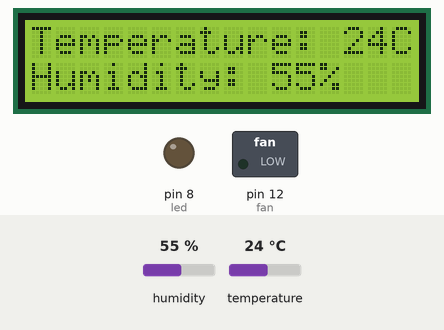
This sketch was run on a simulated Arduino Uno, built with avr-gcc and run on an emulated ATmega328P. Parts: 16×2 character LCD, switched loads named in the sketch (green lamp = pin HIGH), output pins drawn as LEDs (lit = HIGH). Dashed ring = blinking. The inputs (shaded band) are chosen by the test bench; at power-on: temperature 24 °C, humidity 55 %.

Above: at 1.2 s.
1.3 s: temperature set to 28 °C
At 2.9 s:
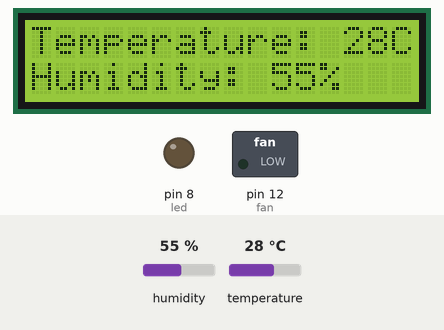
4.0 s: temperature set to 31 °C
At 5.1 s:
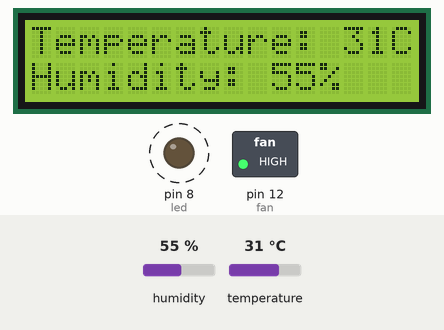
8.7 s: humidity set to 22 %
At 10.6 s:
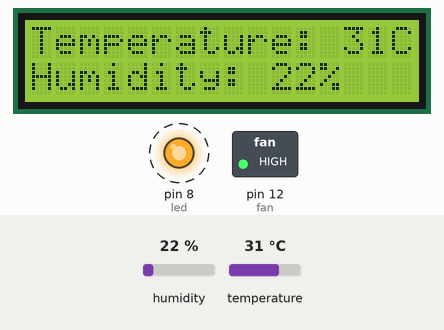
11.7 s: temperature set to 12 °C
At 13.9 s:
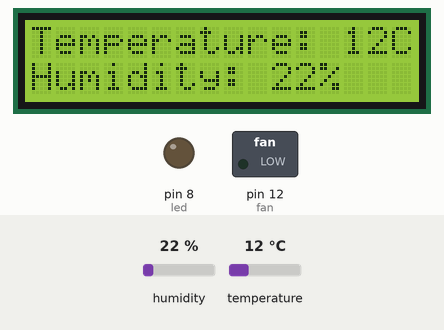
Timing chart, 0 to 15.4 s (numbered marks = the images above; inputs shaded):
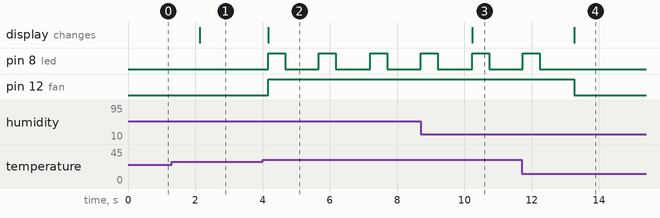

Measured:
- the behaviour switches between 29 and 30 °C on temperature (found by bisection; images 1 and 2)
- after the input at 1.3 s, the display: changes after 0.83 s (image 1)
- after the input at 4.0 s, pin 8 (led): alternates HIGH for 0.50 s and LOW for 1.0 s, starting after 0.17 s; pin 12 (fan): LOW → HIGH after 0.17 s; the display: changes after 0.17 s (image 2)
- after the input at 8.7 s, the display: changes after 1.5 s (image 3)
- after the input at 11.7 s, pin 8 (led): goes on until 12.2 s, then stays LOW; pin 12 (fan): HIGH → LOW after 1.6 s; the display: changes after 1.6 s (image 4)

The sketch:

Cooling_sytsem_project.ino
```cpp
/**
 ******************************************************************************
 **Version 2.2.1
 * @file           : Cooling_sytsem_project.ino
 * @author         : Bayoumi
 * @brief          : contains DHT11,LCD,Arduino uno,fan
 ******************************************************************************
 */

#include <LiquidCrystal.h>
#include "DHT.h"

LiquidCrystal lcd(4, 5, 0, 1, 2, 3); //declartion of lcd pins
//4 RS,5 E
int fan=12;//fan pin
int DHTPIN =11;//dht pin
int led=8;//led pin
#define DHTTYPE DHT11   //getting dht function from dht library
DHT dht(DHTPIN, DHTTYPE);
void setup() {
 dht.begin();
  lcd.begin(16, 2);
}


void loop() {
  pinMode(fan, OUTPUT);
  pinMode(led, OUTPUT);
  int hum = dht.readHumidity();
  int tem = dht.readTemperature();
  lcd.setCursor(0, 0);
  lcd.print("Temperature: ");
  lcd.print(tem);
  lcd.print("C");
  lcd.setCursor(0, 1);//(col,row)
  lcd.print("Humidity: ");
  lcd.print(hum);
  lcd.print("%");
    if(tem>=30){
    digitalWrite(fan,HIGH);
    }
    else
    {
      digitalWrite(fan,LOW);
    }
    if(tem>=30){
      while(tem>=30){
    digitalWrite(led,HIGH);
    delay(500);
    digitalWrite(led,LOW);
    delay(500);
    break;
    }
    }
    else
    {
      digitalWrite(led,LOW);
    }
  delay(500);
  }


/**
 ******************************************************************************
 User          Date                 Brief
 ******************************************************************************
 Bayoumi     15Nov2022            started project 'version 1.0.0'
 Bayoumi     30Nov2022            changed the used sensor from lm35 to DHT11 'version 2.0.0'
 Bayoumi     2Dec2022             Added the fan to the system 'version 2.1.0'
 Abdulrahman 2Dec2022             Fixed the fan bug 'version 2.1.1'
 Bayoumi      2Dec2022             fixed fan control bug & added led 'version 2.2.1'
*/
```
